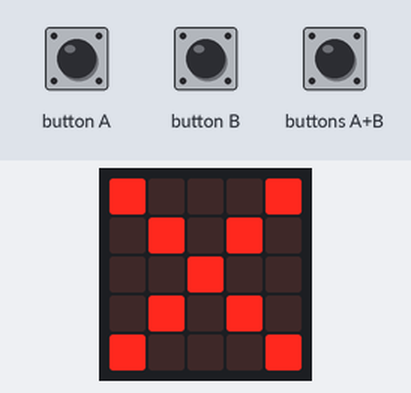
Simulated run of this program. Board: BBC micro:bit (MakeCode). Shown: the board's 5×5 LED display. The test bench sets the inputs (shaded band).

Above: at 1.8 s.
1.9 s: buttons A+B pressed for 0.15 s
At 4.6 s:
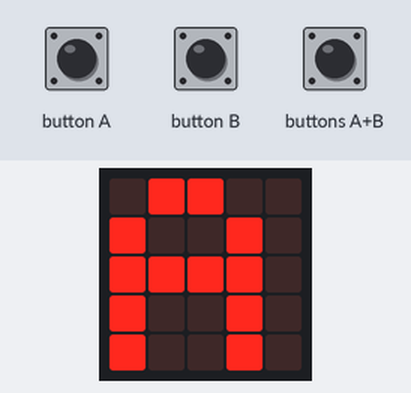
4.9 s: button A pressed for 0.15 s
At 6.1 s:
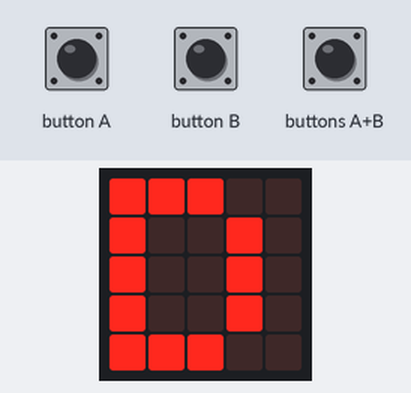
6.5 s: button A pressed for 0.15 s
At 7.3 s:
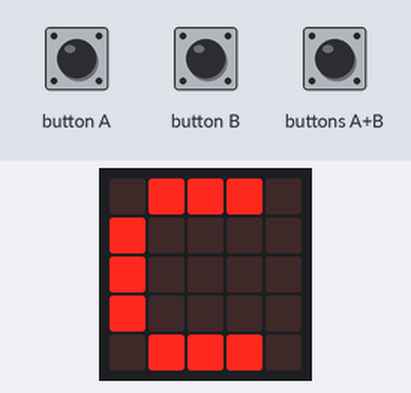
8.1 s: button A pressed for 0.15 s
At 8.5 s:
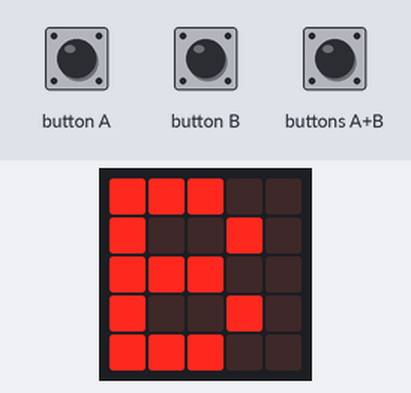
11.2 s: button B pressed for 0.15 s
At 12.1 s:
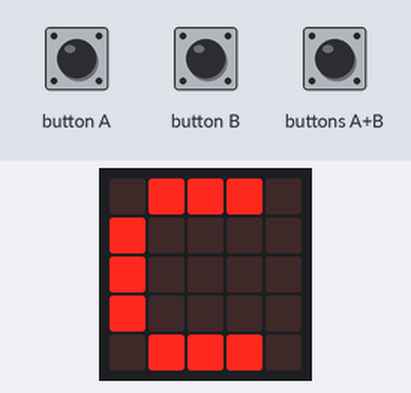
Timing chart, 0 to 13.8 s (numbered marks = the images above; inputs shaded):
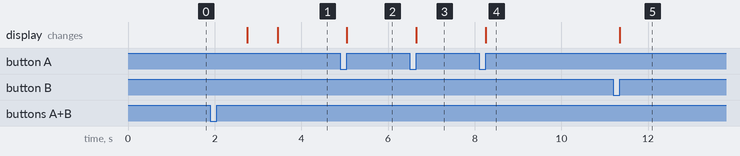

The program:

client.py
```python
#Do not touch anything unless you know what you're doing, and you have read readme.txt!

#Configuration
radio.set_group(69) #Radio channel
radio.set_transmit_serial_number(True) #Serial number transmit, MUST BE TRUE FOR SERVER TO ACCEPT YOUR VOTE!
answer = 0 #Default answer, changes NOT recommended!
options = 4 #Number of options, HAS TO BE BIGGER THAN 0, maximal recommended number is number of letters in alphabet(26)!

#The rest of the code is not capable of user manipulation!

enabled = 0
basic.show_icon(IconNames.NO)

def on_button_pressed_a():
    global answer
    if answer == 0:
        answer = options-1
    else:
        answer -= 1
    basic.show_string(String.from_char_code(answer+65))

def on_button_pressed_b():
    global answer
    answer = (answer+1) % options
    basic.show_string(String.from_char_code(answer+65))

def on_button_pressed_ab():
    if enabled == 1:
        radio.send_value("vote", answer+1)
        basic.show_icon(IconNames.YES)
    else:
        basic.show_icon(IconNames.NO)
    pause(100)
    basic.show_icon(IconNames.HEART)
    pause(100)
    basic.show_string(String.from_char_code(answer+65))

def on_received_value(name, value):
    global enabled
    if name == "enabled":
        enabled = value
        basic.show_icon(IconNames.HEART)
        pause(100)
        basic.show_string(String.from_char_code(answer+65))
    if name == "ack":
        print(value)

radio.on_received_value(on_received_value)
input.on_button_pressed(Button.AB, on_button_pressed_ab)
input.on_button_pressed(Button.B, on_button_pressed_b)
input.on_button_pressed(Button.A, on_button_pressed_a)
```

Measured:
- after the input at 1.9 s, the display: first changes after 0.85 s (image 1 shows a later state)
- after the input at 4.9 s, the display: changes after 0.15 s (image 2)
- after the input at 6.5 s, the display: changes after 0.15 s (image 3)
- after the input at 8.1 s, the display: changes after 0.15 s (image 4)
- after the input at 11.2 s, the display: changes after 0.15 s (image 5)
